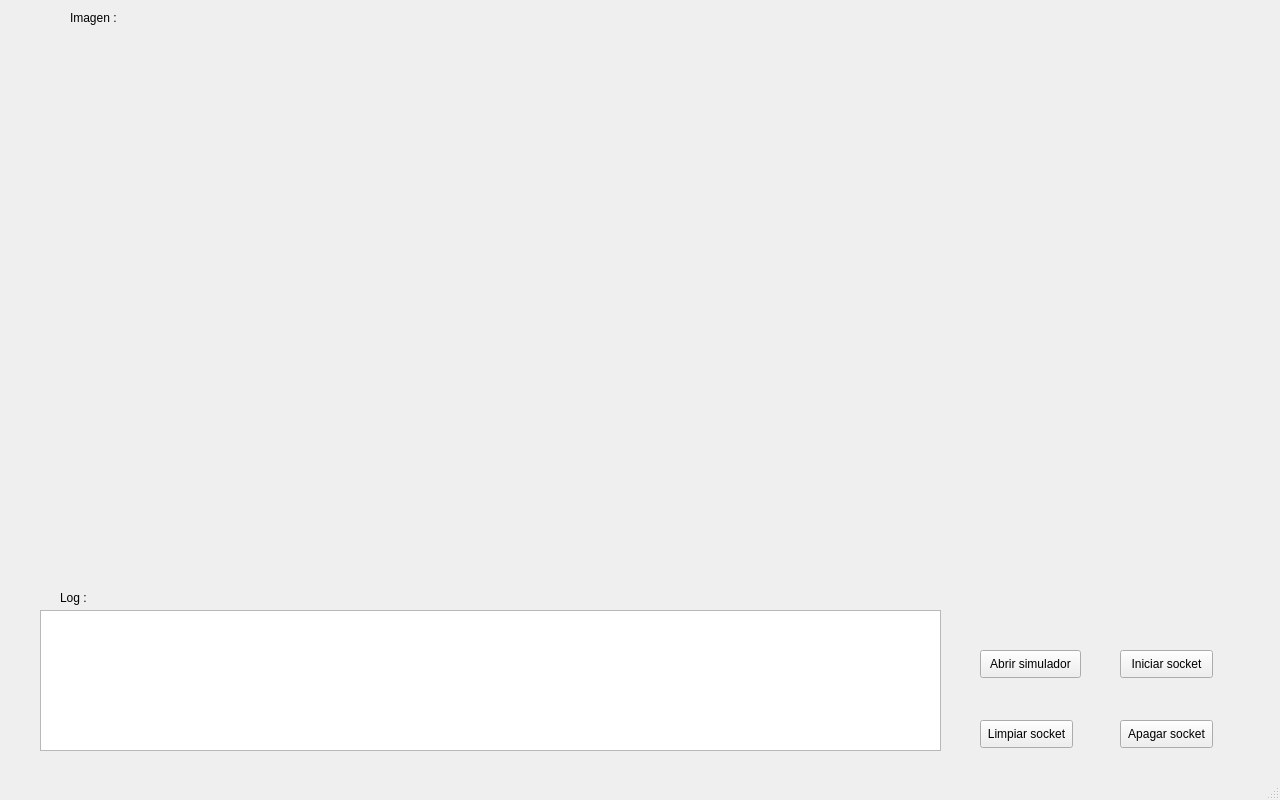
<?xml version="1.0" encoding="UTF-8"?>
<ui version="4.0">
 <class>MainWindow</class>
 <widget class="QMainWindow" name="MainWindow">
  <property name="geometry">
   <rect>
    <x>0</x>
    <y>0</y>
    <width>1280</width>
    <height>800</height>
   </rect>
  </property>
  <property name="windowTitle">
   <string>MainWindow</string>
  </property>
  <property name="inputMethodHints">
   <set>Qt::ImhNone</set>
  </property>
  <widget class="QWidget" name="centralwidget">
   <widget class="QPushButton" name="btn_iniciar">
    <property name="geometry">
     <rect>
      <x>1120</x>
      <y>650</y>
      <width>93</width>
      <height>28</height>
     </rect>
    </property>
    <property name="text">
     <string>Iniciar socket</string>
    </property>
   </widget>
   <widget class="QPushButton" name="btn_apagar">
    <property name="geometry">
     <rect>
      <x>1120</x>
      <y>720</y>
      <width>93</width>
      <height>28</height>
     </rect>
    </property>
    <property name="text">
     <string>Apagar socket</string>
    </property>
   </widget>
   <widget class="QPushButton" name="btn_abrir">
    <property name="geometry">
     <rect>
      <x>980</x>
      <y>650</y>
      <width>101</width>
      <height>28</height>
     </rect>
    </property>
    <property name="text">
     <string>Abrir simulador</string>
    </property>
   </widget>
   <widget class="QLabel" name="label">
    <property name="geometry">
     <rect>
      <x>60</x>
      <y>590</y>
      <width>55</width>
      <height>16</height>
     </rect>
    </property>
    <property name="text">
     <string>Log :</string>
    </property>
   </widget>
   <widget class="QPushButton" name="btn_kill">
    <property name="geometry">
     <rect>
      <x>980</x>
      <y>720</y>
      <width>93</width>
      <height>28</height>
     </rect>
    </property>
    <property name="text">
     <string>Limpiar socket</string>
    </property>
   </widget>
   <widget class="QLabel" name="lb_img">
    <property name="geometry">
     <rect>
      <x>10</x>
      <y>50</y>
      <width>1240</width>
      <height>500</height>
     </rect>
    </property>
    <property name="text">
     <string/>
    </property>
   </widget>
   <widget class="QLabel" name="label_2">
    <property name="geometry">
     <rect>
      <x>70</x>
      <y>10</y>
      <width>55</width>
      <height>16</height>
     </rect>
    </property>
    <property name="text">
     <string>Imagen : </string>
    </property>
   </widget>
   <widget class="QTextEdit" name="txt_resultados">
    <property name="geometry">
     <rect>
      <x>40</x>
      <y>610</y>
      <width>901</width>
      <height>141</height>
     </rect>
    </property>
    <property name="readOnly">
     <bool>true</bool>
    </property>
   </widget>
  </widget>
  <widget class="QStatusBar" name="statusbar"/>
 </widget>
 <resources/>
 <connections/>
</ui>
